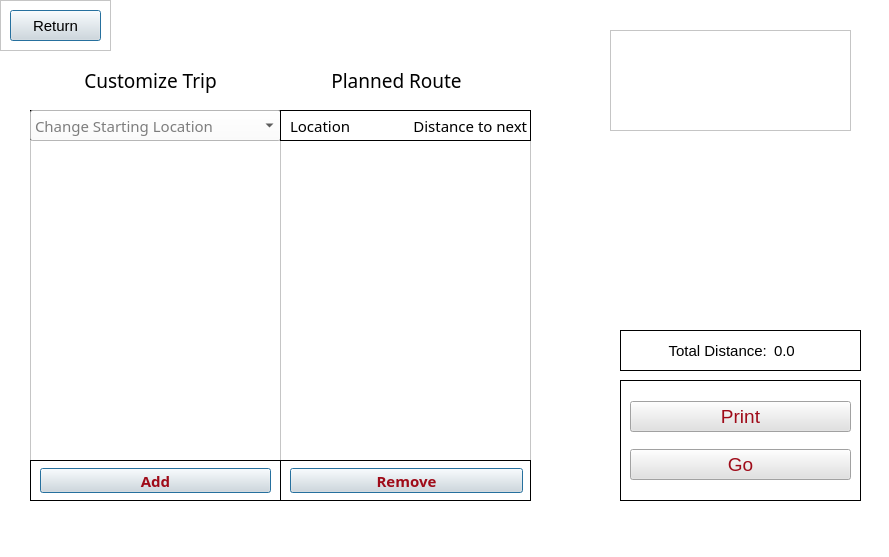
<?xml version="1.0" encoding="UTF-8"?>
<ui version="4.0">
 <class>CustomTrip</class>
 <widget class="QMainWindow" name="CustomTrip">
  <property name="geometry">
   <rect>
    <x>0</x>
    <y>0</y>
    <width>889</width>
    <height>557</height>
   </rect>
  </property>
  <property name="windowTitle">
   <string>MainWindow</string>
  </property>
  <property name="styleSheet">
   <string notr="true">background-color: rgb(255, 255, 255);
color: rgb(0, 0, 0);</string>
  </property>
  <widget class="QWidget" name="centralwidget">
   <widget class="QFrame" name="frame_5">
    <property name="geometry">
     <rect>
      <x>620</x>
      <y>330</y>
      <width>241</width>
      <height>41</height>
     </rect>
    </property>
    <property name="styleSheet">
     <string notr="true">background-color: rgb(255, 255, 255);
color: rgb(0, 0, 0);</string>
    </property>
    <property name="frameShape">
     <enum>QFrame::Box</enum>
    </property>
    <property name="frameShadow">
     <enum>QFrame::Plain</enum>
    </property>
    <widget class="QLabel" name="distLabel">
     <property name="geometry">
      <rect>
       <x>154</x>
       <y>10</y>
       <width>81</width>
       <height>21</height>
      </rect>
     </property>
     <property name="font">
      <font>
       <pointsize>11</pointsize>
      </font>
     </property>
     <property name="text">
      <string>0.0</string>
     </property>
    </widget>
    <widget class="QLabel" name="label_2">
     <property name="geometry">
      <rect>
       <x>10</x>
       <y>10</y>
       <width>141</width>
       <height>21</height>
      </rect>
     </property>
     <property name="font">
      <font>
       <pointsize>11</pointsize>
      </font>
     </property>
     <property name="text">
      <string>Total Distance: </string>
     </property>
     <property name="alignment">
      <set>Qt::AlignRight|Qt::AlignTrailing|Qt::AlignVCenter</set>
     </property>
    </widget>
   </widget>
   <widget class="QFrame" name="frame">
    <property name="geometry">
     <rect>
      <x>30</x>
      <y>110</y>
      <width>501</width>
      <height>351</height>
     </rect>
    </property>
    <property name="frameShape">
     <enum>QFrame::Box</enum>
    </property>
    <property name="frameShadow">
     <enum>QFrame::Plain</enum>
    </property>
    <widget class="QTableView" name="tripTableView">
     <property name="geometry">
      <rect>
       <x>0</x>
       <y>30</y>
       <width>251</width>
       <height>321</height>
      </rect>
     </property>
     <property name="sizePolicy">
      <sizepolicy hsizetype="Preferred" vsizetype="Preferred">
       <horstretch>0</horstretch>
       <verstretch>0</verstretch>
      </sizepolicy>
     </property>
     <property name="font">
      <font>
       <family>Bahnschrift</family>
       <pointsize>11</pointsize>
      </font>
     </property>
     <property name="focusPolicy">
      <enum>Qt::NoFocus</enum>
     </property>
     <property name="styleSheet">
      <string notr="true">background-color: rgb(255, 255, 255);
color: rgb(0, 0, 0);
alternate-background-color: rgb(225, 225, 225);
selection-background-color: rgb(159, 11, 25);
selection-color: rgb(0, 0, 0);</string>
     </property>
     <property name="horizontalScrollBarPolicy">
      <enum>Qt::ScrollBarAlwaysOff</enum>
     </property>
     <property name="sizeAdjustPolicy">
      <enum>QAbstractScrollArea::AdjustToContents</enum>
     </property>
     <property name="autoScroll">
      <bool>false</bool>
     </property>
     <property name="autoScrollMargin">
      <number>5</number>
     </property>
     <property name="dragDropOverwriteMode">
      <bool>false</bool>
     </property>
     <property name="alternatingRowColors">
      <bool>true</bool>
     </property>
     <property name="selectionMode">
      <enum>QAbstractItemView::SingleSelection</enum>
     </property>
     <property name="selectionBehavior">
      <enum>QAbstractItemView::SelectRows</enum>
     </property>
     <property name="showGrid">
      <bool>false</bool>
     </property>
     <property name="gridStyle">
      <enum>Qt::SolidLine</enum>
     </property>
     <property name="sortingEnabled">
      <bool>false</bool>
     </property>
     <attribute name="horizontalHeaderVisible">
      <bool>false</bool>
     </attribute>
     <attribute name="horizontalHeaderMinimumSectionSize">
      <number>50</number>
     </attribute>
     <attribute name="horizontalHeaderDefaultSectionSize">
      <number>200</number>
     </attribute>
     <attribute name="horizontalHeaderStretchLastSection">
      <bool>true</bool>
     </attribute>
     <attribute name="verticalHeaderVisible">
      <bool>false</bool>
     </attribute>
     <attribute name="verticalHeaderDefaultSectionSize">
      <number>28</number>
     </attribute>
     <attribute name="verticalHeaderHighlightSections">
      <bool>true</bool>
     </attribute>
    </widget>
    <widget class="QTableView" name="routeTableView">
     <property name="geometry">
      <rect>
       <x>250</x>
       <y>30</y>
       <width>251</width>
       <height>321</height>
      </rect>
     </property>
     <property name="font">
      <font>
       <family>Bahnschrift</family>
       <pointsize>11</pointsize>
      </font>
     </property>
     <property name="focusPolicy">
      <enum>Qt::NoFocus</enum>
     </property>
     <property name="styleSheet">
      <string notr="true">background-color: rgb(255, 255, 255);
color: rgb(0, 0, 0);
alternate-background-color: rgb(225, 225, 225);
selection-background-color: rgb(159, 11, 25);
selection-color: rgb(0, 0, 0);
</string>
     </property>
     <property name="frameShape">
      <enum>QFrame::StyledPanel</enum>
     </property>
     <property name="horizontalScrollBarPolicy">
      <enum>Qt::ScrollBarAlwaysOff</enum>
     </property>
     <property name="sizeAdjustPolicy">
      <enum>QAbstractScrollArea::AdjustToContents</enum>
     </property>
     <property name="autoScroll">
      <bool>false</bool>
     </property>
     <property name="autoScrollMargin">
      <number>5</number>
     </property>
     <property name="dragDropOverwriteMode">
      <bool>false</bool>
     </property>
     <property name="alternatingRowColors">
      <bool>true</bool>
     </property>
     <property name="selectionMode">
      <enum>QAbstractItemView::SingleSelection</enum>
     </property>
     <property name="selectionBehavior">
      <enum>QAbstractItemView::SelectRows</enum>
     </property>
     <property name="showGrid">
      <bool>false</bool>
     </property>
     <attribute name="horizontalHeaderVisible">
      <bool>false</bool>
     </attribute>
     <attribute name="horizontalHeaderMinimumSectionSize">
      <number>50</number>
     </attribute>
     <attribute name="horizontalHeaderDefaultSectionSize">
      <number>200</number>
     </attribute>
     <attribute name="verticalHeaderVisible">
      <bool>false</bool>
     </attribute>
     <attribute name="verticalHeaderDefaultSectionSize">
      <number>28</number>
     </attribute>
    </widget>
    <widget class="QComboBox" name="restComboBox">
     <property name="geometry">
      <rect>
       <x>0</x>
       <y>0</y>
       <width>251</width>
       <height>31</height>
      </rect>
     </property>
     <property name="palette">
      <palette>
       <active>
        <colorrole role="WindowText">
         <brush brushstyle="SolidPattern">
          <color alpha="255">
           <red>0</red>
           <green>0</green>
           <blue>0</blue>
          </color>
         </brush>
        </colorrole>
        <colorrole role="Button">
         <brush brushstyle="SolidPattern">
          <color alpha="255">
           <red>255</red>
           <green>255</green>
           <blue>255</blue>
          </color>
         </brush>
        </colorrole>
        <colorrole role="Text">
         <brush brushstyle="SolidPattern">
          <color alpha="255">
           <red>0</red>
           <green>0</green>
           <blue>0</blue>
          </color>
         </brush>
        </colorrole>
        <colorrole role="ButtonText">
         <brush brushstyle="SolidPattern">
          <color alpha="255">
           <red>0</red>
           <green>0</green>
           <blue>0</blue>
          </color>
         </brush>
        </colorrole>
        <colorrole role="Base">
         <brush brushstyle="SolidPattern">
          <color alpha="255">
           <red>255</red>
           <green>255</green>
           <blue>255</blue>
          </color>
         </brush>
        </colorrole>
        <colorrole role="Window">
         <brush brushstyle="SolidPattern">
          <color alpha="255">
           <red>255</red>
           <green>255</green>
           <blue>255</blue>
          </color>
         </brush>
        </colorrole>
        <colorrole role="Highlight">
         <brush brushstyle="SolidPattern">
          <color alpha="255">
           <red>159</red>
           <green>11</green>
           <blue>25</blue>
          </color>
         </brush>
        </colorrole>
        <colorrole role="HighlightedText">
         <brush brushstyle="SolidPattern">
          <color alpha="255">
           <red>0</red>
           <green>0</green>
           <blue>0</blue>
          </color>
         </brush>
        </colorrole>
        <colorrole role="AlternateBase">
         <brush brushstyle="SolidPattern">
          <color alpha="255">
           <red>225</red>
           <green>225</green>
           <blue>225</blue>
          </color>
         </brush>
        </colorrole>
        <colorrole role="PlaceholderText">
         <brush brushstyle="NoBrush">
          <color alpha="128">
           <red>0</red>
           <green>0</green>
           <blue>0</blue>
          </color>
         </brush>
        </colorrole>
       </active>
       <inactive>
        <colorrole role="WindowText">
         <brush brushstyle="SolidPattern">
          <color alpha="255">
           <red>0</red>
           <green>0</green>
           <blue>0</blue>
          </color>
         </brush>
        </colorrole>
        <colorrole role="Button">
         <brush brushstyle="SolidPattern">
          <color alpha="255">
           <red>255</red>
           <green>255</green>
           <blue>255</blue>
          </color>
         </brush>
        </colorrole>
        <colorrole role="Text">
         <brush brushstyle="SolidPattern">
          <color alpha="255">
           <red>0</red>
           <green>0</green>
           <blue>0</blue>
          </color>
         </brush>
        </colorrole>
        <colorrole role="ButtonText">
         <brush brushstyle="SolidPattern">
          <color alpha="255">
           <red>0</red>
           <green>0</green>
           <blue>0</blue>
          </color>
         </brush>
        </colorrole>
        <colorrole role="Base">
         <brush brushstyle="SolidPattern">
          <color alpha="255">
           <red>255</red>
           <green>255</green>
           <blue>255</blue>
          </color>
         </brush>
        </colorrole>
        <colorrole role="Window">
         <brush brushstyle="SolidPattern">
          <color alpha="255">
           <red>255</red>
           <green>255</green>
           <blue>255</blue>
          </color>
         </brush>
        </colorrole>
        <colorrole role="Highlight">
         <brush brushstyle="SolidPattern">
          <color alpha="255">
           <red>159</red>
           <green>11</green>
           <blue>25</blue>
          </color>
         </brush>
        </colorrole>
        <colorrole role="HighlightedText">
         <brush brushstyle="SolidPattern">
          <color alpha="255">
           <red>0</red>
           <green>0</green>
           <blue>0</blue>
          </color>
         </brush>
        </colorrole>
        <colorrole role="AlternateBase">
         <brush brushstyle="SolidPattern">
          <color alpha="255">
           <red>225</red>
           <green>225</green>
           <blue>225</blue>
          </color>
         </brush>
        </colorrole>
        <colorrole role="PlaceholderText">
         <brush brushstyle="NoBrush">
          <color alpha="128">
           <red>0</red>
           <green>0</green>
           <blue>0</blue>
          </color>
         </brush>
        </colorrole>
       </inactive>
       <disabled>
        <colorrole role="WindowText">
         <brush brushstyle="SolidPattern">
          <color alpha="255">
           <red>0</red>
           <green>0</green>
           <blue>0</blue>
          </color>
         </brush>
        </colorrole>
        <colorrole role="Button">
         <brush brushstyle="SolidPattern">
          <color alpha="255">
           <red>255</red>
           <green>255</green>
           <blue>255</blue>
          </color>
         </brush>
        </colorrole>
        <colorrole role="Text">
         <brush brushstyle="SolidPattern">
          <color alpha="255">
           <red>0</red>
           <green>0</green>
           <blue>0</blue>
          </color>
         </brush>
        </colorrole>
        <colorrole role="ButtonText">
         <brush brushstyle="SolidPattern">
          <color alpha="255">
           <red>0</red>
           <green>0</green>
           <blue>0</blue>
          </color>
         </brush>
        </colorrole>
        <colorrole role="Base">
         <brush brushstyle="SolidPattern">
          <color alpha="255">
           <red>255</red>
           <green>255</green>
           <blue>255</blue>
          </color>
         </brush>
        </colorrole>
        <colorrole role="Window">
         <brush brushstyle="SolidPattern">
          <color alpha="255">
           <red>255</red>
           <green>255</green>
           <blue>255</blue>
          </color>
         </brush>
        </colorrole>
        <colorrole role="Highlight">
         <brush brushstyle="SolidPattern">
          <color alpha="255">
           <red>159</red>
           <green>11</green>
           <blue>25</blue>
          </color>
         </brush>
        </colorrole>
        <colorrole role="HighlightedText">
         <brush brushstyle="SolidPattern">
          <color alpha="255">
           <red>0</red>
           <green>0</green>
           <blue>0</blue>
          </color>
         </brush>
        </colorrole>
        <colorrole role="AlternateBase">
         <brush brushstyle="SolidPattern">
          <color alpha="255">
           <red>225</red>
           <green>225</green>
           <blue>225</blue>
          </color>
         </brush>
        </colorrole>
        <colorrole role="PlaceholderText">
         <brush brushstyle="NoBrush">
          <color alpha="128">
           <red>0</red>
           <green>0</green>
           <blue>0</blue>
          </color>
         </brush>
        </colorrole>
       </disabled>
      </palette>
     </property>
     <property name="font">
      <font>
       <family>Bahnschrift</family>
       <pointsize>11</pointsize>
      </font>
     </property>
     <property name="focusPolicy">
      <enum>Qt::TabFocus</enum>
     </property>
     <property name="styleSheet">
      <string notr="true">background-color: rgb(255, 255, 255);
color: rgb(0, 0, 0);
alternate-background-color: rgb(225, 225, 225);
selection-background-color: rgb(159, 11, 25);
selection-color: rgb(0, 0, 0);</string>
     </property>
     <property name="maxVisibleItems">
      <number>15</number>
     </property>
     <property name="placeholderText">
      <string>Change Starting Location</string>
     </property>
     <property name="frame">
      <bool>true</bool>
     </property>
     <property name="modelColumn">
      <number>0</number>
     </property>
    </widget>
    <widget class="QFrame" name="frame_7">
     <property name="geometry">
      <rect>
       <x>250</x>
       <y>0</y>
       <width>251</width>
       <height>31</height>
      </rect>
     </property>
     <property name="frameShape">
      <enum>QFrame::Box</enum>
     </property>
     <property name="frameShadow">
      <enum>QFrame::Plain</enum>
     </property>
     <widget class="QLabel" name="label_3">
      <property name="geometry">
       <rect>
        <x>10</x>
        <y>0</y>
        <width>111</width>
        <height>31</height>
       </rect>
      </property>
      <property name="font">
       <font>
        <family>Bahnschrift</family>
        <pointsize>11</pointsize>
       </font>
      </property>
      <property name="styleSheet">
       <string notr="true">background-color: none;
color: rgb(0, 0, 0);</string>
      </property>
      <property name="text">
       <string>Location</string>
      </property>
      <property name="alignment">
       <set>Qt::AlignLeading|Qt::AlignLeft|Qt::AlignVCenter</set>
      </property>
     </widget>
     <widget class="QLabel" name="label_6">
      <property name="geometry">
       <rect>
        <x>120</x>
        <y>0</y>
        <width>131</width>
        <height>31</height>
       </rect>
      </property>
      <property name="font">
       <font>
        <family>Bahnschrift</family>
        <pointsize>11</pointsize>
       </font>
      </property>
      <property name="styleSheet">
       <string notr="true">background-color: none;
color: rgb(0, 0, 0);</string>
      </property>
      <property name="text">
       <string>Distance to next </string>
      </property>
      <property name="alignment">
       <set>Qt::AlignRight|Qt::AlignTrailing|Qt::AlignVCenter</set>
      </property>
     </widget>
    </widget>
   </widget>
   <widget class="QFrame" name="frame_2">
    <property name="geometry">
     <rect>
      <x>610</x>
      <y>30</y>
      <width>241</width>
      <height>101</height>
     </rect>
    </property>
    <property name="styleSheet">
     <string notr="true">image: url(:/rec/resources/SE_1-removebg.png);</string>
    </property>
    <property name="frameShape">
     <enum>QFrame::StyledPanel</enum>
    </property>
    <property name="frameShadow">
     <enum>QFrame::Raised</enum>
    </property>
   </widget>
   <widget class="QFrame" name="frame_3">
    <property name="geometry">
     <rect>
      <x>30</x>
      <y>60</y>
      <width>491</width>
      <height>41</height>
     </rect>
    </property>
    <property name="frameShape">
     <enum>QFrame::NoFrame</enum>
    </property>
    <property name="frameShadow">
     <enum>QFrame::Raised</enum>
    </property>
    <widget class="QLabel" name="label_4">
     <property name="geometry">
      <rect>
       <x>0</x>
       <y>5</y>
       <width>241</width>
       <height>31</height>
      </rect>
     </property>
     <property name="font">
      <font>
       <family>Bahnschrift</family>
       <pointsize>14</pointsize>
      </font>
     </property>
     <property name="styleSheet">
      <string notr="true">background-color: rgb(255, 255, 255);
color: rgb(0, 0, 0);</string>
     </property>
     <property name="text">
      <string>Customize Trip</string>
     </property>
     <property name="alignment">
      <set>Qt::AlignCenter</set>
     </property>
    </widget>
    <widget class="QLabel" name="label_5">
     <property name="geometry">
      <rect>
       <x>246</x>
       <y>5</y>
       <width>241</width>
       <height>31</height>
      </rect>
     </property>
     <property name="font">
      <font>
       <family>Bahnschrift</family>
       <pointsize>14</pointsize>
      </font>
     </property>
     <property name="styleSheet">
      <string notr="true">background-color: rgb(255, 255, 255);
color: rgb(0, 0, 0);</string>
     </property>
     <property name="text">
      <string>Planned Route</string>
     </property>
     <property name="alignment">
      <set>Qt::AlignCenter</set>
     </property>
    </widget>
   </widget>
   <widget class="QFrame" name="frame_4">
    <property name="geometry">
     <rect>
      <x>620</x>
      <y>380</y>
      <width>241</width>
      <height>121</height>
     </rect>
    </property>
    <property name="font">
     <font>
      <pointsize>11</pointsize>
     </font>
    </property>
    <property name="styleSheet">
     <string notr="true">background-color: rgb(255, 255, 255);
color: rgb(0, 0, 0);</string>
    </property>
    <property name="frameShape">
     <enum>QFrame::Panel</enum>
    </property>
    <property name="frameShadow">
     <enum>QFrame::Plain</enum>
    </property>
    <layout class="QVBoxLayout" name="verticalLayout">
     <item>
      <widget class="QPushButton" name="pushButton">
       <property name="font">
        <font>
         <pointsize>14</pointsize>
        </font>
       </property>
       <property name="styleSheet">
        <string notr="true">background-color: rgb(225, 225, 225);
color: rgb(159, 11, 25);</string>
       </property>
       <property name="text">
        <string>Print</string>
       </property>
      </widget>
     </item>
     <item>
      <widget class="QPushButton" name="pushButton_2">
       <property name="font">
        <font>
         <pointsize>14</pointsize>
        </font>
       </property>
       <property name="styleSheet">
        <string notr="true">background-color: rgb(225, 225, 225);
color: rgb(159, 11, 25);</string>
       </property>
       <property name="text">
        <string>Go</string>
       </property>
      </widget>
     </item>
    </layout>
   </widget>
   <widget class="QFrame" name="frame_10">
    <property name="geometry">
     <rect>
      <x>0</x>
      <y>0</y>
      <width>111</width>
      <height>51</height>
     </rect>
    </property>
    <property name="frameShape">
     <enum>QFrame::StyledPanel</enum>
    </property>
    <property name="frameShadow">
     <enum>QFrame::Raised</enum>
    </property>
    <widget class="QPushButton" name="pushButton_6">
     <property name="geometry">
      <rect>
       <x>10</x>
       <y>10</y>
       <width>91</width>
       <height>31</height>
      </rect>
     </property>
     <property name="font">
      <font>
       <pointsize>11</pointsize>
       <weight>50</weight>
       <bold>false</bold>
      </font>
     </property>
     <property name="styleSheet">
      <string notr="true">background-color: rgb(225, 225, 225);
color: rgb(0, 0, 0);</string>
     </property>
     <property name="text">
      <string>Return</string>
     </property>
     <property name="icon">
      <iconset resource="UIGraphics.qrc">
       <normaloff>:/rec/resources/return-icon-removebg.png</normaloff>:/rec/resources/return-icon-removebg.png</iconset>
     </property>
     <property name="autoDefault">
      <bool>true</bool>
     </property>
     <property name="default">
      <bool>true</bool>
     </property>
    </widget>
   </widget>
   <widget class="QFrame" name="frame_8">
    <property name="geometry">
     <rect>
      <x>30</x>
      <y>460</y>
      <width>501</width>
      <height>41</height>
     </rect>
    </property>
    <property name="frameShape">
     <enum>QFrame::Box</enum>
    </property>
    <property name="frameShadow">
     <enum>QFrame::Plain</enum>
    </property>
    <widget class="Line" name="line">
     <property name="geometry">
      <rect>
       <x>230</x>
       <y>1</y>
       <width>40</width>
       <height>39</height>
      </rect>
     </property>
     <property name="sizePolicy">
      <sizepolicy hsizetype="Fixed" vsizetype="Minimum">
       <horstretch>0</horstretch>
       <verstretch>0</verstretch>
      </sizepolicy>
     </property>
     <property name="minimumSize">
      <size>
       <width>0</width>
       <height>0</height>
      </size>
     </property>
     <property name="frameShadow">
      <enum>QFrame::Plain</enum>
     </property>
     <property name="orientation">
      <enum>Qt::Vertical</enum>
     </property>
    </widget>
    <widget class="QPushButton" name="pushButton_10">
     <property name="geometry">
      <rect>
       <x>260</x>
       <y>8</y>
       <width>233</width>
       <height>25</height>
      </rect>
     </property>
     <property name="minimumSize">
      <size>
       <width>0</width>
       <height>18</height>
      </size>
     </property>
     <property name="font">
      <font>
       <family>Segoe UI Semibold</family>
       <pointsize>11</pointsize>
       <weight>75</weight>
       <bold>true</bold>
      </font>
     </property>
     <property name="styleSheet">
      <string notr="true">background-color: rgb(225, 225, 225);
color: rgb(159, 11, 25);</string>
     </property>
     <property name="text">
      <string>Remove</string>
     </property>
     <property name="autoDefault">
      <bool>true</bool>
     </property>
     <property name="default">
      <bool>true</bool>
     </property>
    </widget>
    <widget class="QPushButton" name="pushButton_9">
     <property name="geometry">
      <rect>
       <x>10</x>
       <y>8</y>
       <width>231</width>
       <height>25</height>
      </rect>
     </property>
     <property name="minimumSize">
      <size>
       <width>0</width>
       <height>18</height>
      </size>
     </property>
     <property name="font">
      <font>
       <family>Segoe UI Semibold</family>
       <pointsize>11</pointsize>
       <weight>75</weight>
       <bold>true</bold>
      </font>
     </property>
     <property name="styleSheet">
      <string notr="true">background-color: rgb(225, 225, 225);
color: rgb(159, 11, 25);</string>
     </property>
     <property name="text">
      <string>Add</string>
     </property>
     <property name="autoDefault">
      <bool>true</bool>
     </property>
     <property name="default">
      <bool>true</bool>
     </property>
    </widget>
   </widget>
  </widget>
  <widget class="QMenuBar" name="menubar">
   <property name="geometry">
    <rect>
     <x>0</x>
     <y>0</y>
     <width>889</width>
     <height>20</height>
    </rect>
   </property>
  </widget>
  <widget class="QStatusBar" name="statusbar"/>
 </widget>
 <resources>
  <include location="UIGraphics.qrc"/>
 </resources>
 <connections/>
</ui>
